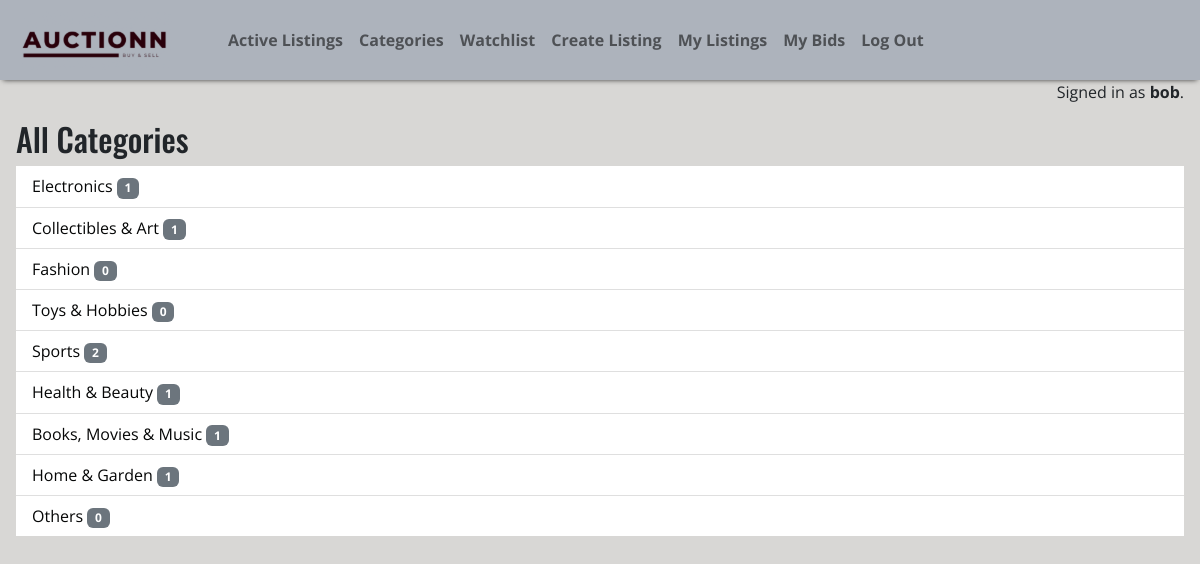
Page /categories/ (signed in) on the committed database.
### auctions/models.py (models this page shows)
class User(AbstractUser):
    pass

class Category(models.Model):
    name = models.CharField(max_length=30)
    def __str__(self):
        return self.name

### auctions/views.py (the view)
# urls.py: path("categories/", views.categories, name="categories"),
def categories(request):
    allCategories = Category.objects.all()
    totalitem = []
    for category in allCategories:
        item = Listing.objects.filter(category=category)
        number = len(item)
        totalitem.append(number)
    return render(request, "auctions/categories.html", {
        "categories": allCategories,
        "totalitem": totalitem,
        "allitems": zip(allCategories, totalitem)
    })

### auctions/templates/auctions/categories.html
{% extends "auctions/layout.html" %} {% block body %}
  <main class="p-3">
    <h2>All Categories</h2>
    <ul class="list-group list-group-flush">
      {% for category,item in allitems %}
        <li class="list-group-item ul-custom">
          <a
            href="{% url 'category_listing' category_id=category.id %}"
            style="text-decoration: none; color: #050606;"
            class="link-custom"
          >{{ category }}&nbsp;</a
          ><span class="badge bg-secondary">{{ item }}</span>
        </li>
      {% endfor %}
    </ul>
  </main>
{% endblock %}

### auctions/templates/auctions/layout.html (shortened to what this page needs)
{% load static %}
<!DOCTYPE html>
<html lang="en">
  <head>
    <link
      href="https://cdn.jsdelivr.net/npm/bootstrap@5.2.3/dist/css/bootstrap.min.css"
      rel="stylesheet"
      />
      <link href="{% static 'auctions/styles.css' %}" rel="stylesheet" />
    </head>
    <body>
      <nav class="navbar navbar-expand-lg container-fluid navbar-custom">
        <div class="container-fluid">
          <img src="{% static 'auctions/images/auctionn.png' %}" alt="Logo" width="150" height="150" class="d-inline-block img-fluid">
          <div class="collapse navbar-collapse mx-5" id="navbarNav">
            <ul class="navbar-nav text-right">
              <li class="nav-item">
                <a class="nav-link" href="{% url 'index' %}">Active Listings</a>
              </li>
              {% if user.is_authenticated %}
                <li class="nav-item">
                  <a class="nav-link" href="{% url 'categories' %}">Categories</a>
                </li>
                <li class="nav-item">
                  <a class="nav-link" href="{% url 'watchlist' %}">Watchlist</a>
                </li>
                <li class="nav-item">
                  <a class="nav-link" href="{% url 'create' %}">Create Listing</a>
                </li>
                <li class="nav-item">
                  <a class="nav-link" href="{% url 'mylisting' %}">My Listings</a>
                </li>
                <li class="nav-item">
                  <a class="nav-link" href="{% url 'mybids' %}">My Bids</a>
                </li>
                <li class="nav-item">
                  <a class="nav-link" href="{% url 'logout' %}">Log Out</a>
                </li>
              {% endif %}
            </ul>
          </div>
        </div>
      </nav>
      <div class="text-end pe-3">
        {% if user.is_authenticated %} Signed in as
        <strong>{{ user.username }}</strong>. {% else %} Not signed in. {% endif %}
      </div>
      {% block body %} {% endblock %}
    </body>
  </html>

### auctions/static/auctions/styles.css (style rules this page uses)
body { background-color: #D8D7D5; font-family: 'Open Sans', sans-serif; }
.navbar-custom { font-family: 'Open Sans', sans-serif; font-weight: 700; color: #050606; background-color: #ADB3BC; margin: 0; padding: 10px; box-shadow: 0px 3px 5px -3px rgba(0,0,0,0.75); font-size: 16px; }
h2 { font-family: 'Oswald', sans-serif; }

### rows in the picture
User: username "bob"
Category: name "Electronics", id "1"
Category: name "Collectibles & Art", item "1"
Category: name "Fashion", item "0"
Category: name "Toys & Hobbies", item "0"
Category: name "Sports", item "2"
Category: name "Health & Beauty", item "1"
Category: name "Books, Movies & Music", item "1"
Category: name "Home & Garden", item "1"
Category: name "Others", item "0"
